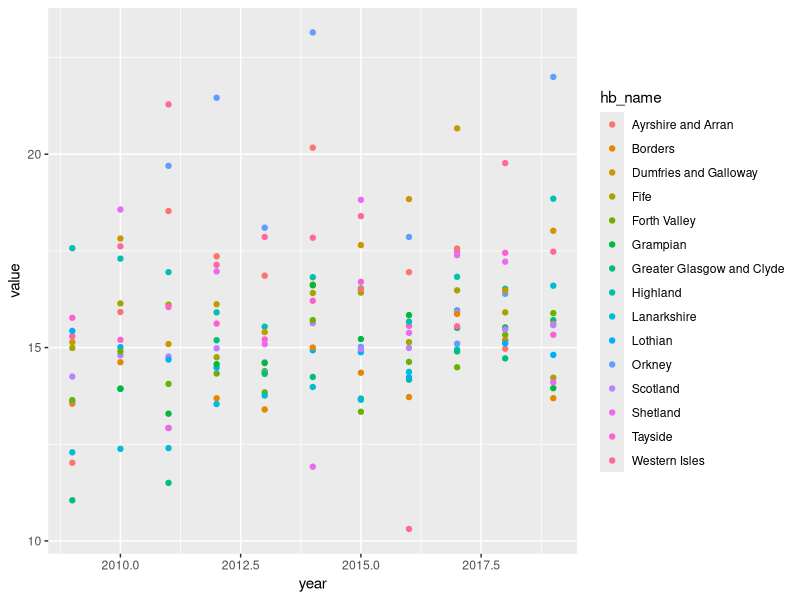

Here is the R script that generated this plot:
## ---- chunk 1
# Load libraries
library(tidyverse)
library(here)
library(skimr)
## ---- chunk 2
# Read in clean BMI data
# Looking at data over last 10 years so filter out anything pre 2009
bmi_clinical <- read_csv(here("data_clean/bmi_clinical.csv")) %>% 
  filter(year > "2008")
## ---- chunk 3
skim(bmi_clinical)
## ---- chunk 4
# Initial plots of data 
bmi_clinical %>% 
  filter(gender == "All") %>% 
  filter(weight_category == "Clinical - Overweight, Obese & Severely Obese") %>% 
  ggplot() +
  aes(x = year,
      y = value,
      colour = hb_name) +
  geom_point()
